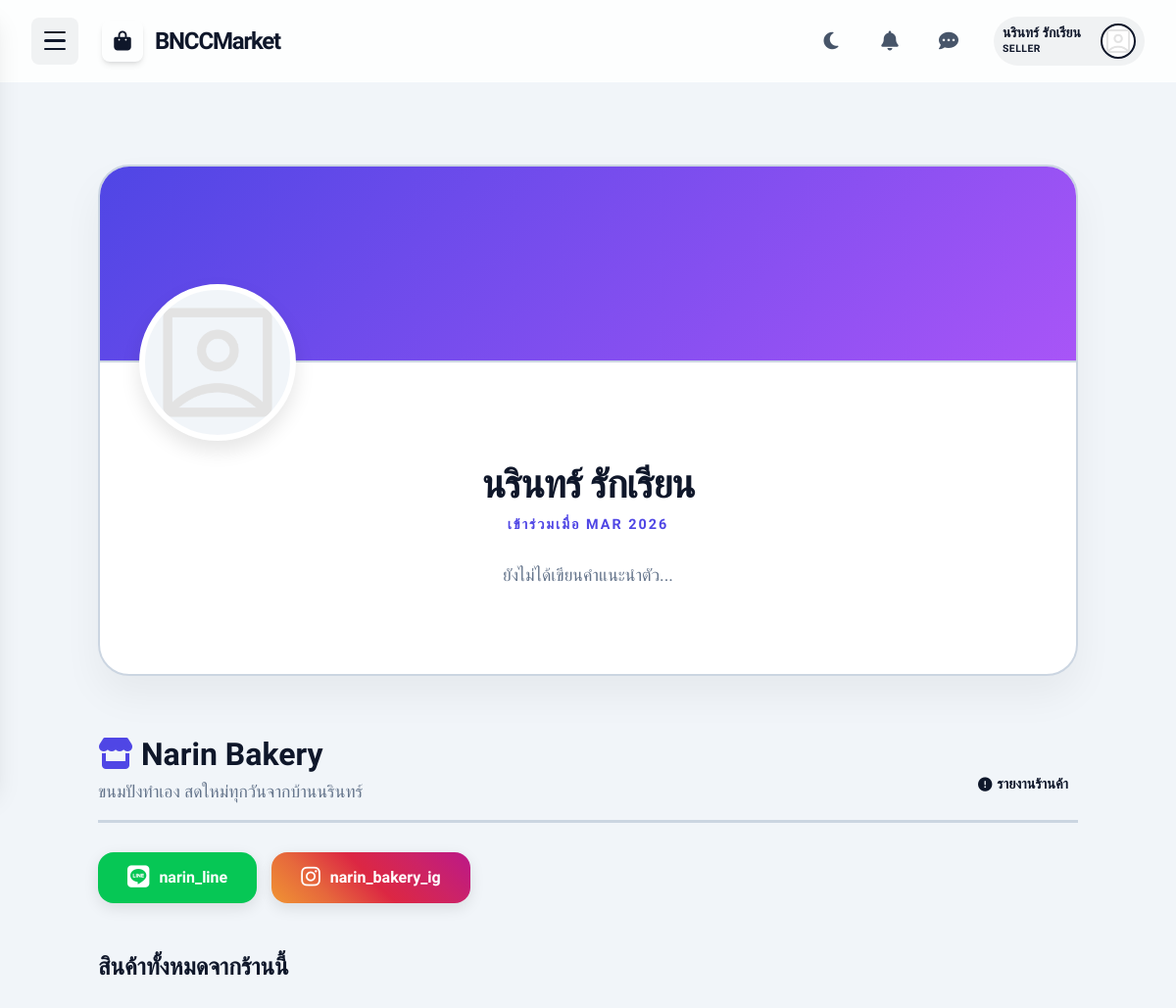
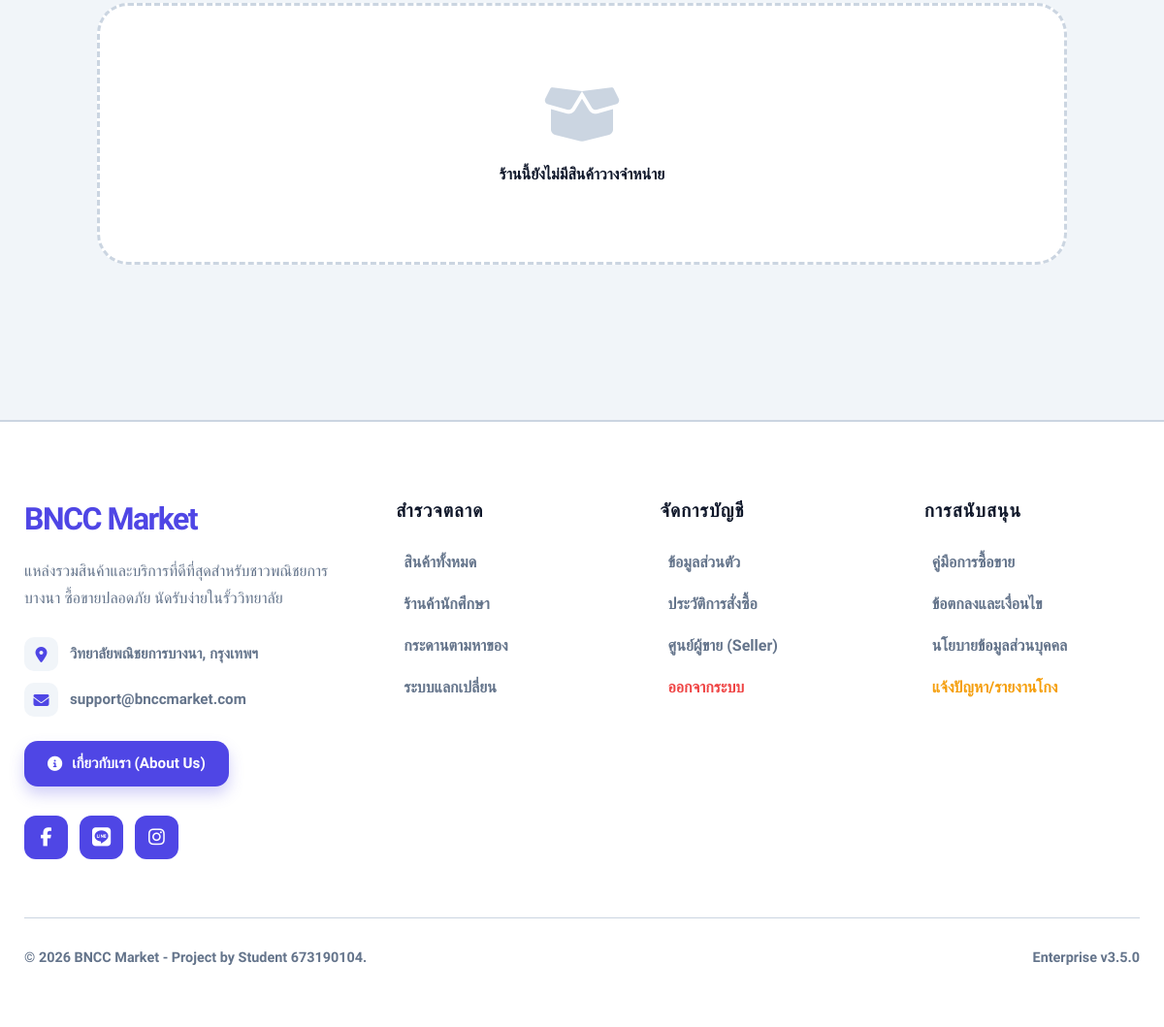
Screenshot of /pages/view_profile.php?id=2 (signed in) with the database file from the repository (2 pictures, top to bottom).
### tables this page shows
CREATE TABLE users (
    id INT AUTO_INCREMENT PRIMARY KEY,
    student_id VARCHAR(20) UNIQUE NOT NULL,
    fullname VARCHAR(100) NOT NULL,
    class_room VARCHAR(20),
    email VARCHAR(100) UNIQUE NOT NULL,
    password VARCHAR(255) NOT NULL,
    role ENUM('buyer', 'seller', 'admin') DEFAULT 'buyer',
    created_at TIMESTAMP DEFAULT CURRENT_TIMESTAMP
);

CREATE TABLE shops (
    id INT AUTO_INCREMENT PRIMARY KEY,
    user_id INT NOT NULL,
    shop_name VARCHAR(100) NOT NULL,
    description TEXT,
    contact_line VARCHAR(50),
    contact_ig VARCHAR(50),
    status ENUM('pending', 'approved') DEFAULT 'pending',
    created_at TIMESTAMP DEFAULT CURRENT_TIMESTAMP,
    FOREIGN KEY (user_id) REFERENCES users(id) ON DELETE CASCADE
);

### includes/functions.php (called while the page is built, shortened)
<?php
function e($item) {
    return htmlspecialchars($item, ENT_QUOTES, 'UTF-8');
}

### pages/view_profile.php (the view, shortened to what this page needs)
<?php
require_once '../includes/header.php';
require_once '../includes/functions.php';
$target_user_id = $_GET['id'] ?? null;
$db = getDB();
$stmt = $db->prepare("SELECT * FROM users WHERE id = ?");
$stmt->execute([$target_user_id]);
$user = $stmt->fetch();
$shop_stmt = $db->prepare("SELECT * FROM shops WHERE user_id = ?");
$shop_stmt->execute([$target_user_id]);
$shop = $shop_stmt->fetch();
$products = [];
if ($shop) {
    $p_stmt = $db->prepare("SELECT * FROM products WHERE shop_id = ? AND status = 'approved' AND is_deleted = 0 ORDER BY created_at DESC LIMIT 6");
    $p_stmt->execute([$shop['id']]);
    $products = $p_stmt->fetchAll();
}
$upload_file = "../assets/images/profiles/" . $user['profile_img'];
$default_avatar = "../assets/images/profiles/default_profile.png";
$avatar = (!empty($user['profile_img']) && file_exists($upload_file)) ? $upload_file : $default_avatar;
?>
<div class="view-profile-wrapper" style="max-width: 1000px; margin: 60px auto;">
    <div class="profile-card-solid">
        <div class="profile-banner-solid"></div>
        <div class="profile-info-solid">
            <img src="<?= $avatar ?>" onerror="this.src='<?= $default_avatar ?>'" class="avatar-solid">
            <div>
                <h1 style="font-size: 2.5rem; font-weight: 900; color: var(--solid-text); margin-bottom: 5px; letter-spacing: -1px;">
                    <?= e($user['fullname']) ?>
                </h1>
                <div style="color: var(--solid-primary); font-weight: 800; font-size: 0.9rem; text-transform: uppercase; letter-spacing: 2px; margin-bottom: 25px;">
                    เข้าร่วมเมื่อ <?= date('M Y', strtotime($user['created_at'])) ?>
                </div>
                <p style="color: var(--text-muted); max-width: 650px; margin: 0 auto 35px; line-height: 1.8; font-size: 1.1rem; font-weight: 500;">
                    <?= !empty($user['bio']) ? nl2br(e($user['bio'])) : "ยังไม่ได้เขียนคำแนะนำตัว..." ?>
                </p>
            </div>
        </div>
    </div>
    <?php if ($shop): ?>
        <div style="margin-top: 60px;">
            <div style="display: flex; justify-content: space-between; align-items: flex-end; margin-bottom: 30px; border-bottom: 3px solid var(--solid-border); padding-bottom: 15px;">
                <div>
                    <h2 style="font-size: 2rem; font-weight: 900; color: var(--solid-text);"><i class="fas fa-store" style="color: var(--solid-primary);"></i> <?= e($shop['shop_name']) ?></h2>
                    <p style="color: var(--text-muted); margin-top: 5px; font-size: 1.1rem; font-weight: 500;"><?= e($shop['description']) ?></p>
                </div>
                <button onclick="openReportModal(<?= $shop['id'] ?>, 'shop')" style="background: none; border: none; color: var(--solid-danger); font-size: 0.9rem; cursor: pointer; display: flex; align-items: center; gap: 5px; font-weight: 800; padding: 10px;">
                    <i class="fas fa-exclamation-circle"></i> รายงานร้านค้า
                </button>
            </div>
            <div style="display: flex; gap: 15px; margin-bottom: 50px; flex-wrap: wrap;">
                <?php if (!empty($shop['contact_line'])): ?>
                    <a href="https://line.me/ti/p/~<?= e($shop['contact_line']) ?>" target="_blank" class="social-btn-solid btn-line-solid">
                        <i class="fab fa-line" style="font-size: 1.4rem;"></i> <?= e($shop['contact_line']) ?>
                    </a>
                <?php endif; ?>
                <?php if (!empty($shop['contact_ig'])): ?>
                    <a href="https://www.instagram.com/<?= e($shop['contact_ig']) ?>/" target="_blank" class="social-btn-solid btn-ig-solid">
                        <i class="fab fa-instagram" style="font-size: 1.4rem;"></i> <?= e($shop['contact_ig']) ?>
                    </a>
                <?php endif; ?>
            </div>
            <h3 style="margin-bottom: 30px; font-weight: 900; font-size: 1.5rem;">สินค้าทั้งหมดจากร้านนี้</h3>
            <div style="display: grid; grid-template-columns: repeat(auto-fill, minmax(260px, 1fr)); gap: 30px;">
                <?php if (count($products) == 0): ?>
                    <div style="grid-column: 1/-1; text-align: center; padding: 80px; background: var(--solid-card); border-radius: 32px; border: 3px dashed var(--solid-border);">
                        <i class="fas fa-box-open" style="font-size: 4rem; color: var(--solid-border); margin-bottom: 20px;"></i>
                        <h3 style="font-weight: 900;">ร้านนี้ยังไม่มีสินค้าวางจำหน่าย</h3>
                    </div>
                <?php endif; ?>
            </div>
        </div>
    <?php endif; ?>
</div>
<?php require_once '../includes/footer.php'; ?>

### assets/css/style.css (style rules this page uses)
:root { --primary-color: #4f46e5; --primary-hover: #4338ca; --primary-rgb: 79, 70, 229; --secondary-color: #10b981; --bg-body: #f8fafc; --bg-card: #ffffff; --bg-card-rgb: 255, 255, 255; --text-main: #1e293b; --text-muted: #64748b; --border-color: rgba(226, 232, 240, 0.8); --shadow: 0 10px 25px -5px rgba(0, 0, 0, 0.05), 0 8px 10px -6px rgba(0, 0, 0, 0.05); --shadow-md: 0 20px 25px -5px rgba(0, 0, 0, 0.1); --shadow-lg: 0 25px 50px -12px rgba(0, 0, 0, 0.15); --nav-bg: rgba(255, 255, 255, 0.8); --color-success: #10b981; --color-warning: #f59e0b; --color-danger: #ef4444; --color-info: #3b82f6; }
* { margin: 0; padding: 0; box-sizing: border-box; font-family: 'Prompt', sans-serif; transition: background-color 0.4s cubic-bezier(0.4, 0, 0.2, 1), color 0.4s cubic-bezier(0.4, 0, 0.2, 1), border-color 0.4s ease, box-shadow 0.4s ease; }
body { background-color: var(--bg-body); color: var(--text-main); line-height: 1.6; overflow-x: hidden; }
a { text-decoration: none; color: inherit; }
img { max-width: 100%; display: block; }

### pages/view_profile.php (style rules this page uses)
:root { --solid-bg: #f1f5f9; --solid-card: #ffffff; --solid-border: #cbd5e1; --solid-text: #0f172a; --solid-primary: #4f46e5; }
body { background-color: var(--solid-bg) !important; color: var(--solid-text); }
.profile-card-solid { background: var(--solid-card); border: 2px solid var(--solid-border); border-radius: 32px; overflow: hidden; margin-bottom: 50px; box-shadow: 0 20px 40px rgba(0, 0, 0, 0.05); animation: dropIn 0.8s ease forwards; }
.profile-banner-solid { height: 200px; background: linear-gradient(135deg, var(--solid-primary), #a855f7); border-bottom: 2px solid var(--solid-border); }
.profile-info-solid { padding: 0 40px 50px; text-align: center; margin-top: -80px; }
.avatar-solid { width: 160px; height: 160px; border-radius: 50%; object-fit: cover; border: 6px solid var(--solid-card); background: var(--solid-bg); box-shadow: 0 10px 20px rgba(0,0,0,0.1); margin-bottom: 20px; }
.social-btn-solid { padding: 14px 30px; border-radius: 16px; font-weight: 800; font-size: 1rem; text-decoration: none; display: inline-flex; align-items: center; gap: 10px; transition: transform 0.2s; box-shadow: 0 5px 15px rgba(0,0,0,0.1); }
.btn-line-solid { background: #06c755; color: white !important; }
.btn-ig-solid { background: linear-gradient(45deg, #f09433, #e6683c, #dc2743, #cc2366, #bc1888); color: white !important; }

### rows the page displays
users: profile_img (placeholder picture), fullname "นรินทร์ รักเรียน", created_at "MAR 2026"
shops: shop_name "Narin Bakery", description "ขนมปังทำเอง สดใหม่ทุกวันจากบ้านนรินทร์", contact_line "narin_line", contact_ig "narin_bakery_ig"

### other values shown
$_SESSION['fullname'] "นรินทร์ รักเรียน"
$_SESSION['role'] "SELLER"
